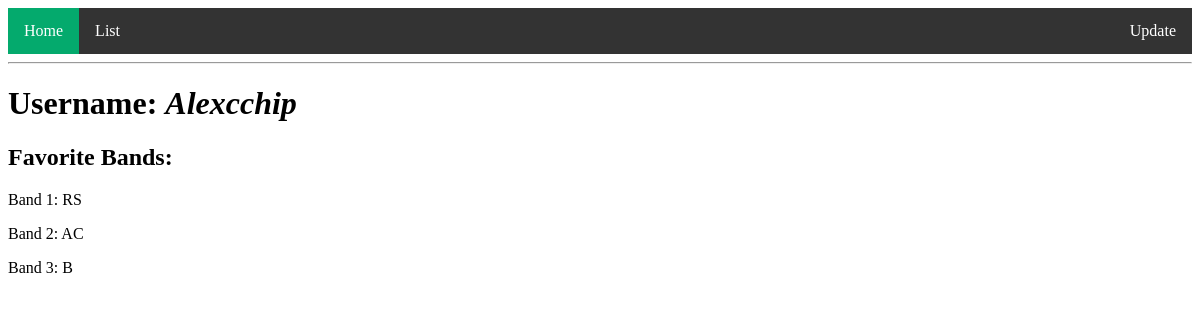
/list, run on an earlier commit of the app's database.
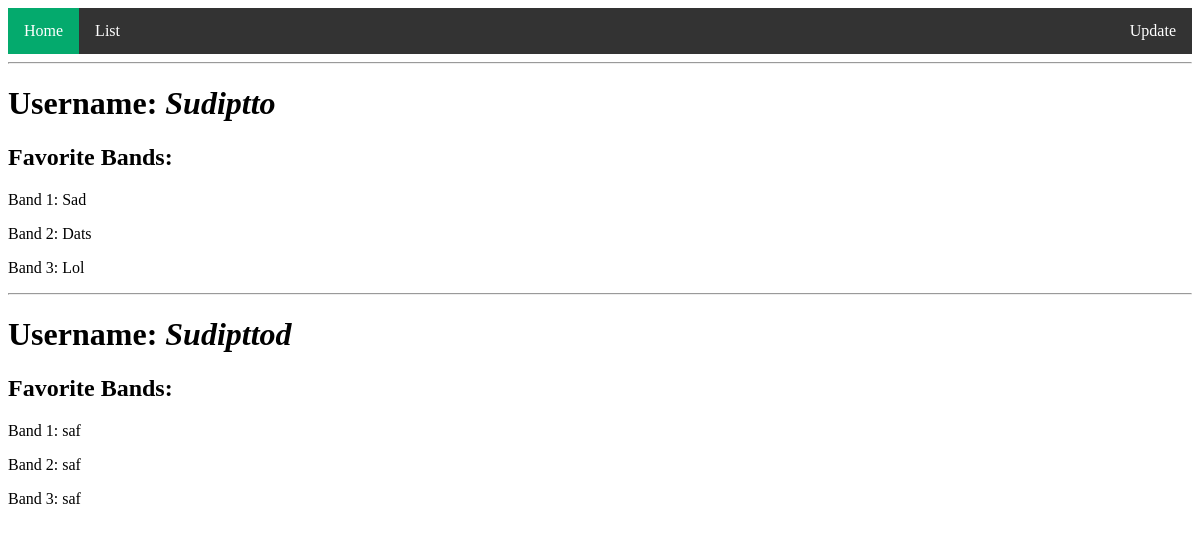
And on a later commit of the database.
### main.py (models this page shows)
class User(db.Model):
    id = db.Column(db.Integer, primary_key=True)
    username = db.Column(db.String(20), unique=True, nullable=False)
    email = db.Column(db.String(150), unique=True, nullable=False)
    pin = db.Column(db.Integer(), nullable=False)
    band1 = db.Column(db.String(50), nullable=False)
    band2 = db.Column(db.String(50), nullable=False)
    band3 = db.Column(db.String(50), nullable=False)

### main.py (the view)
@app.route('/list')
def list():
    users = User.query.all() # query all the users in the database to retrieve in the future
    return render_template('list.html', users=users)

### templates/list.html (shortened to what this page needs)
<!DOCTYPE html>
<html lang="en">
<head>
    <link rel="stylesheet" href="{{ url_for('static',filename='styles/style.css') }}">
</head>
<body>
    <ul>
        <li><a class="active" href="{{url_for('home')}}">Home</a></li>
        <li><a href="{{url_for('list')}}">List</a></li>
        <li style="float:right"><a href="{{url_for('update')}}">Update</a></li>
    </ul>
        {% for user in users%}
        <hr>
            <h1>Username: <I>{{user.username}}</I></h1>
            <div>
                <h2>Favorite Bands:</h2>
                <p>Band 1: {{user.band1}}</p>
                <p>Band 2: {{user.band2}}</p>
                <p>Band 3: {{user.band3}}</p>
            </div>
        {%endfor%}
</body>
</html>

### static/styles/style.css (style rules this page uses)
ul { list-style-type: none; margin: 0; padding: 0; overflow: hidden; background-color: #333; }
li { float: left; }
li a { display: block; color: white; text-align: center; padding: 14px 16px; text-decoration: none; }
.active { background-color: #04AA6D; }

What changed in the data, as far as the page shows it:
changed User: username "Alexcchip" → "Sudiptto"; band1 "RS" → "Sad"; band2 "AC" → "Dats"; band3 "B" → "Lol"
added User: username "Sudipttod", band1 "saf", band2 "saf", band3 "saf"
